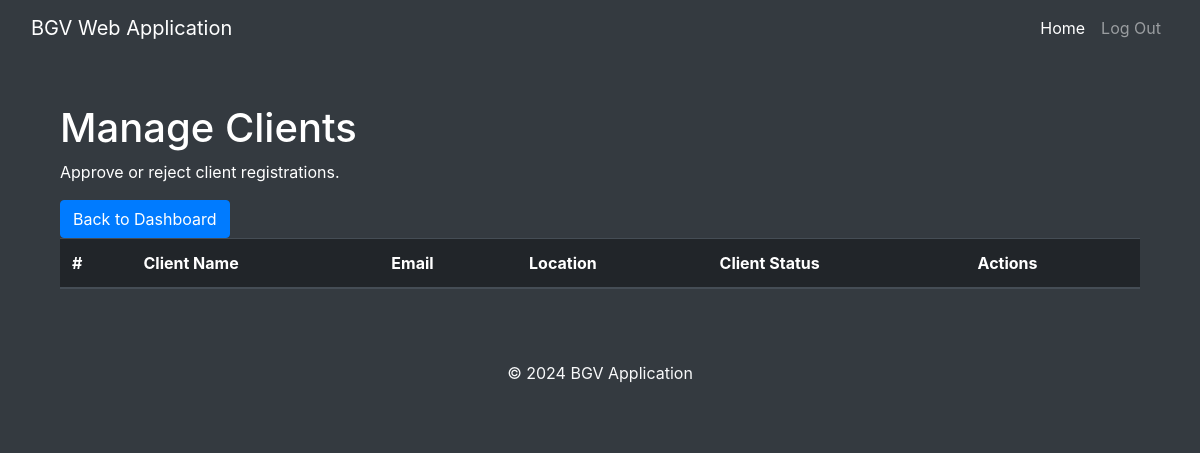
Before: /manage_clients (signed in) with the older database file.
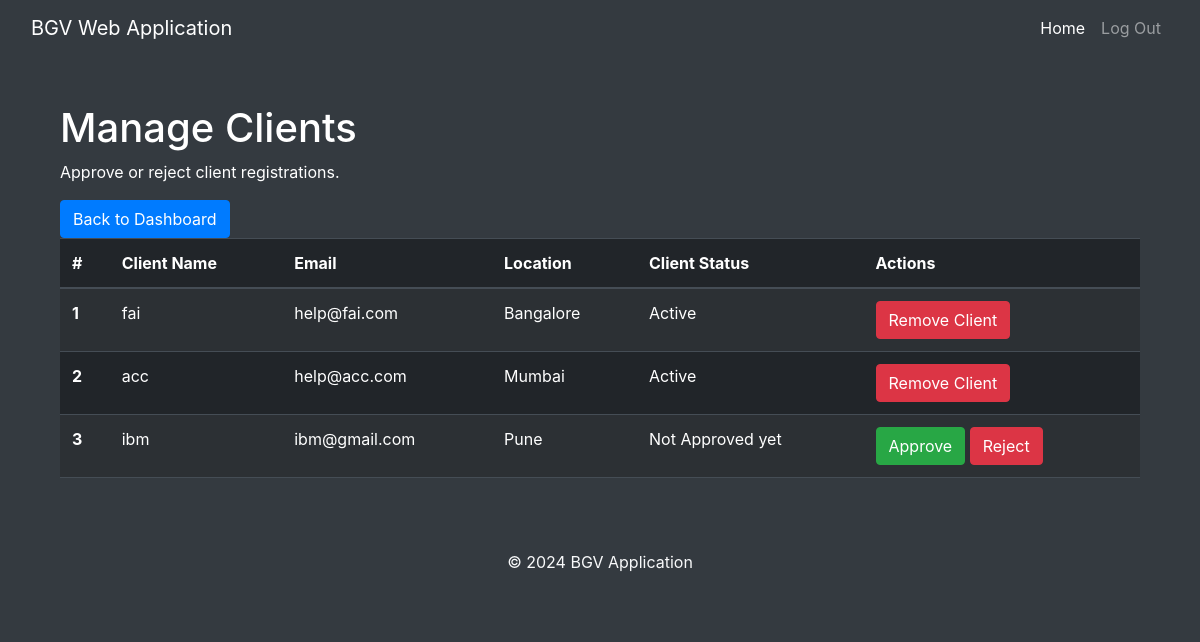
After: the same page with the newer database file.
### models.py (models this page shows, shortened)
class Client(db.Model):
    id = db.Column(db.Integer, primary_key=True)
    client_name = db.Column(db.String(100), nullable=False)
    location = db.Column(db.String(100), nullable=False)
    email = db.Column(db.String(100), unique=True, nullable=False)
    username = db.Column(db.String(100), unique=True, nullable=False)  # New field for username
    password = db.Column(db.String(200), nullable=False)  # Hashed password
    role = db.Column(db.String(50), default="Client")  # Role field (Client, Candidate, etc.)
    approved = db.Column(db.Boolean, default=False)

### app.py (the view)
@app.route('/manage_clients')
def manage_clients():
    if session.get('user_type') != 'admin':
        return redirect(url_for('login'))  # Redirect to login if not admin
    clients  = Client.query.all()
    return render_template('manage_clients.html', clients=clients)

### templates/manage_clients.html (shortened to what this page needs)
{% extends 'base.html' %}
{% block content %}
<div class="container mt-5">
    <h1 class="text-white">Manage Clients</h1>
    <p class="text-white">Approve or reject client registrations.</p>
    <a href="{{ url_for('admin_dashboard') }}" class="btn btn-primary">Back to Dashboard</a>
    <table class="table table-dark table-striped">
        <thead>
            <tr>
                <th scope="col">#</th>
                <th scope="col">Client Name</th>
                <th scope="col">Email</th>
                <th scope="col">Location</th>
                <th scope="col">Client Status</th>
                <th scope="col">Actions</th>
            </tr>
        </thead>
        <tbody>
            {% for client in clients %}
                <tr>
                    <th scope="row">{{ client.id }}</th>
                    <td>{{ client.username }}</td>
                    <td>{{ client.email }}</td>
                    <td>{{ client.location }}</td>
                    {% if client.approved %}
                        <td>Active</td>
                    {% else %}
                        <td>Not Approved yet</td>
                    {% endif %}
                    <td>
                        {% if client.approved %}
                            <form action="{{ url_for('reject_client', client_id=client.id) }}" method="POST" style="display:inline;">
                                <button type="submit" class="btn btn-danger">Remove Client</button>
                            </form>
                        {% else %}
                            <form action="{{ url_for('approve_client', client_id=client.id) }}" method="POST" style="display:inline;">
                                <button type="submit" class="btn btn-success">Approve</button>
                            </form>
                            <form action="{{ url_for('reject_client', client_id=client.id) }}" method="POST" style="display:inline;">
                                <button type="submit" class="btn btn-danger">Reject</button>
                            </form>
                        {% endif %}
                    </td>
                </tr>
            {% endfor %}
        </tbody>
    </table>
</div>
{% endblock %}

### templates/base.html (shortened to what this page needs)
<!DOCTYPE html>
<html lang="en">
<head>
    <link href="https://cdn.jsdelivr.net/npm/bootstrap@5.3.0-alpha1/dist/css/bootstrap.min.css" rel="stylesheet">
    <link href="https://cdn.jsdelivr.net/npm/bootstrap-icons/font/bootstrap-icons.css" rel="stylesheet">
    <link href="https://stackpath.bootstrapcdn.com/bootstrap/4.5.2/css/bootstrap.min.css" rel="stylesheet">
</head>
<body class="bg-dark text-light">
    <nav class="navbar navbar-expand-lg navbar-dark bg-dark">
        <div class="container-fluid">
            <a class="navbar-brand" href="{{ url_for('home') }}">BGV Web Application</a>
            <div class="collapse navbar-collapse" id="navbarNav">
                <ul class="navbar-nav ms-auto">
                    <li class="nav-item">
                        <a class="nav-link active" href="{{ url_for('home') }}">Home</a>
                    </li>
                    {% if session.get('username') %}
                    <li class="nav-item">
                        <a class="nav-link" href="{{ url_for('logout') }}">Log Out</a>
                    </li>
                    {% endif %}
                </ul>
            </div>
        </div>
    </nav>
    <div class="container my-5">
        {% block content %}{% endblock %}
    </div>
    <footer class="bg-dark text-light text-center py-4">
        <p>© 2024 BGV Application</p>
    </footer>
</body>
</html>

Changed rows visible on the page:
added Client: id "1", username "fai", email "help@fai.com", location "Bangalore", approved "Active"
added Client: id "2", username "acc", email "help@acc.com", location "Mumbai", approved "Active"
added Client: id "3", username "ibm", email "ibm@gmail.com", location "Pune", approved "Not Approved yet"
